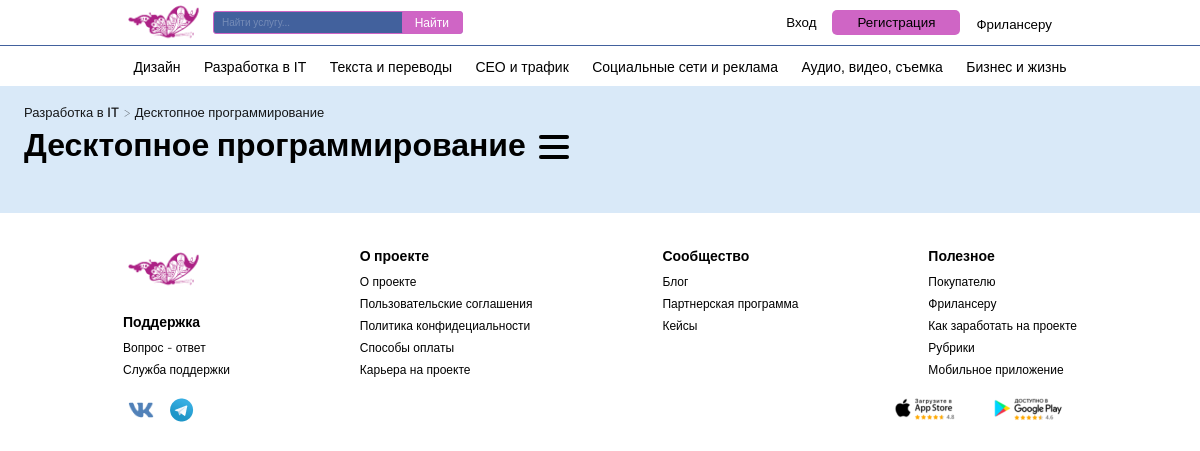
Page /projects/it-development/desk-dev on the committed database.
### productsApp/models.py (models this page shows, shortened)
class MainCategory(models.Model):
    name = models.CharField(max_length = 50, blank = False, unique = True)
    urlname = models.CharField(max_length = 20, blank = False)
    description = models.CharField(max_length = 100, blank = True)

class SubCategory(models.Model):
    main_category = models.ForeignKey(MainCategory, on_delete=models.PROTECT)
    name = models.CharField(max_length = 50, blank = False, unique = True)
    urlname = models.CharField(max_length = 20, blank = False)

### productsApp/views.py (the view)
# urls.py: path('<str:mainurlname>/<str:suburlname>', SubCategoryView.as_view(), name='subcategoryURL'),
class SubCategoryView(View):
    template_name = 'productsApp/template/category_catalog.html'
    def get(self, request, mainurlname, suburlname):
        try:
            main_category = MainCategory.objects.get(urlname=mainurlname)
            sub_category = SubCategory.objects.get(urlname=suburlname)
        except: return HttpResponse('404, такой категории не существует')
        det_categorys_list = list(DetailCategory.objects.filter(sub_category=sub_category.id))
        if len(det_categorys_list) != 0:
            products_list = Product.objects.all().select_related('owner').filter(sell_type=1, sub_cat=sub_category)
            return render(request, self.template_name, {'main_cat':main_category,
                                                        'sub_cat':sub_category,
                                                        'det_cats_list':det_categorys_list,
                                                        'products_list':products_list})
        else: return HttpResponse('У подкатегори не заполнены detail категории')

### productsApp/template/category_catalog.html (shortened to what this page needs)
{% extends 'mainApp/layout.html' %}
{% load static %}
{% block title %}
<link rel="stylesheet" href={% static "category_catalog.css" %}>
{%endblock%}
{% block content %}
<main>
    <div class="mainblock">
        <div class="main__title">
            <h2><a href="{% url 'maincategoryURL' main_cat.urlname %}">{{ main_cat.name }}</a> >
                <a href="{% url  "subcategoryURL" main_cat.urlname sub_cat.urlname %}">{{ sub_cat.name }}</a></h2>
            <h1>{{ sub_cat.name }}
                <div class="title_burger" id="Tburger">
                    <span></span>
                    <span></span>
                    <span></span>
                </div>
            </h1>
        </div>
        <div class="catalog__container">
            <div class="catalog__categorys">
            </div>
        </div>
    </div>
</main>
{% endblock %}

### mainApp/static/mainApp/css/layout.css (style rules this page uses)
html { box-sizing: border-box; }
*, *::before, *::after { box-sizing: inherit; }
body { margin: 0 auto; font-family: 'Inter', sans-serif; font-weight: 400; }
:root { --pink-color: #CF65C5; --blue-color: #42619D; --black-color: #000000; --white-color: #FFFFFF; --gray-color: #D9D9D9; }

### productsApp/static/category_catalog.css (style rules this page uses)
.title_burger span { width: 100%; background-color: var(--black-color); height: 4px; transition: .2s; border-radius: 3px; position: relative; z-index: 2; }
.title_burger span:nth-child(1) { top:4px; transform: translateY(-10px); }
.title_burger span:nth-child(3) { bottom:4px; transform: translateY(10px); }
.mainblock { position: relative; display: flex; flex-direction: column; align-items: center; margin: 0 auto; width: 100%; box-sizing: border-box; background-color: rgba(161, 200, 237, 0.406); overflow: hidden; }
.main__title h1 { padding: 5px 0; padding-bottom: 0px; margin: 0px 0px; text-align: center; display: flex; }
.main__title h2 { margin: 0 0; opacity: 0.9; text-decoration: none; color: #000000; font-size: 13px; font-weight: 100; }
.main__title a { font-weight: 500; text-decoration: none; color: #000000; font-size: 13px; }
.catalog__container { gap: 35px; width: 100%; margin: 0 20px; padding: 0 24px; display: flex; max-width: 1440px; justify-content: start; position: relative; }
@media (max-width: 1440px) { .catalog__categorys { gap: 10px; } }
@media (max-width: 1440px) { .catalog__container { gap: 10px; } }
@media (max-width: 1340px) { .catalog__categorys { gap: 15px; width: 100%; } }

### rows in the picture
MainCategory: name "Разработка в IT"
SubCategory: name "Десктопное программирование"
